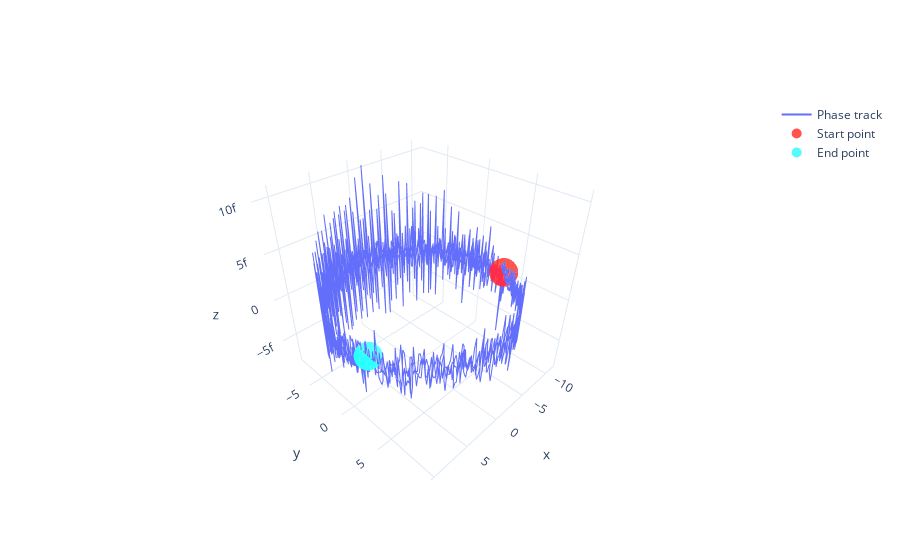

Notebook source saved alongside this figure:
### Code cell
plot_phase_track(track2_test)

### Figure 1 — Plotly figure (JSON) as saved in the notebook; plotly's stock layout.template omitted (floating-point values rounded to 4 significant figures; data arrays with more than 128 entries replaced by an {"elided": "..."} marker saying what was removed)
{"data": [{"mode": "lines", "name": "Phase track", "type": "scatter3d", "x": {"elided": "1800 float values"}, "y": {"elided": "1800 float values"}, "z": {"elided": "1800 float values"}}, {"marker": {"color": "rgba(255, 10, 0, .7)", "size": 10}, "mode": "markers", "name": "Start point", "type": "scatter3d", "x": [-10.54], "y": [3.479], "z": [4.992e-16]}, {"marker": {"color": "rgba(10, 250, 250, .7)", "size": 10}, "mode": "markers", "name": "End point", "type": "scatter3d", "x": [10.59], "y": [3.391], "z": [6.881e-16]}], "layout": {}}
